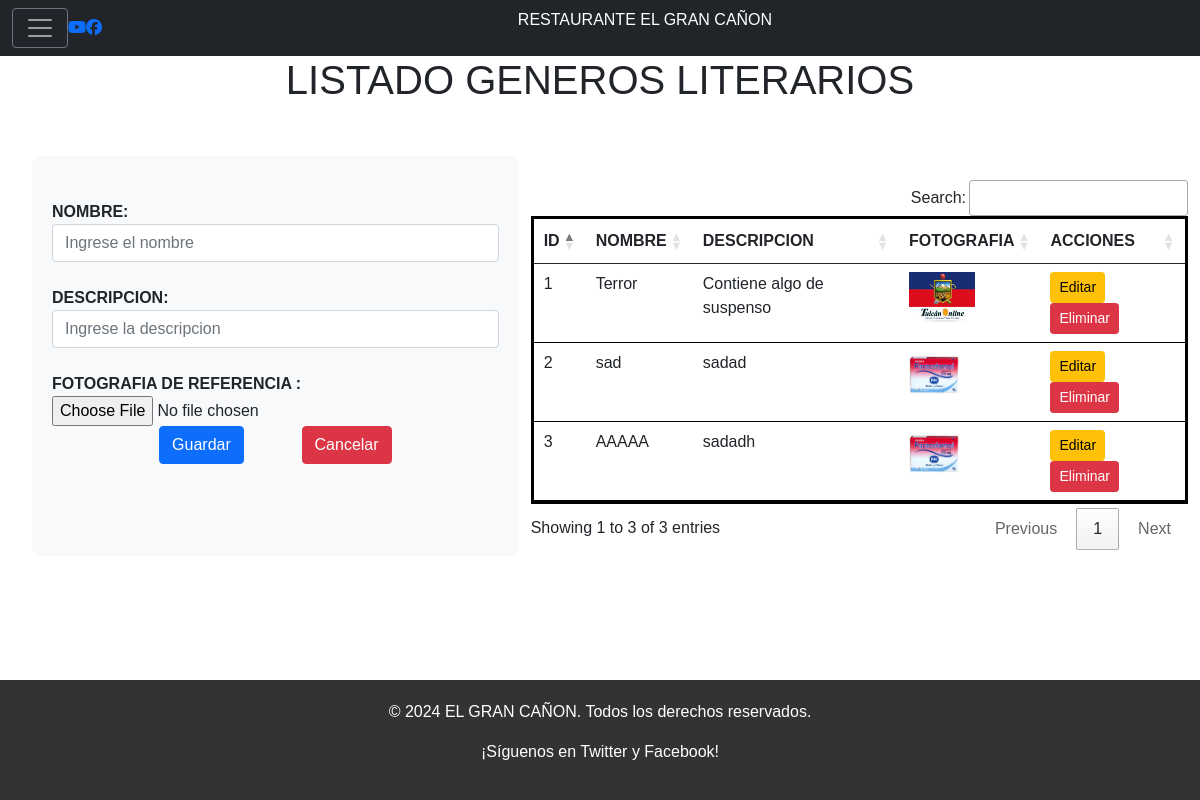
The page / on the database its author committed.
### Aplicaciones/Facturacion/models.py (models this page shows, shortened)
class GeneroLiterario(models.Model):
    id_bg = models.AutoField(primary_key=True)
    nombre_bg = models.CharField(max_length=150)
    descripcion_bg = models.TextField()
    fotografia_referencia = models.FileField(upload_to='genero', null=True, blank=True)

### Aplicaciones/Facturacion/views.py (the view)
# urls.py: path('',views.listadoGeneros),
def listadoGeneros(request):
    generoBdd = GeneroLiterario.objects.all()
    return render(request, 'listadoGeneros.html', {'generos': generoBdd})

### Aplicaciones/Facturacion/templates/listadoGeneros.html (shortened to what this page needs)
{% extends "./plantilla.html"%}
  {% load static %}
  {%block contenido%}
    <h1>LISTADO GENEROS LITERARIOS</h1>
    <br>
    <ul>
        <div class="row">
          <div class="col-md-5" style="overflow-y: auto; max-height: 400px;">
                <form action="guardarGenero/" method="post" enctype="multipart/form-data" id="frm_nuevo_genero">
                    <br>
                    <b>NOMBRE:</b>
                    <input type="text" name="nombre_bg" value="" id="nombre_bg" placeholder="Ingrese el nombre" class="form-control" required>
                    <br>
                    <b>DESCRIPCION:</b>
                    <input type="text" name="descripcion_bg" value="" id="descripcion_bg" placeholder="Ingrese la descripcion" class="form-control" required>
                    <br>
                    <b>FOTOGRAFIA  DE REFERENCIA :</b>
                    <input type="file" name="fotografia_referencia" accept="image/*" id="fotografia_referencia" required>
                    <br>
                    <center>
                        <button type="submit" name="button" class="btn btn-primary">Guardar</button>
                        <button type="submit" name="button" class="btn btn-danger">Cancelar</button>
                    </center>
                </form>
            </div>
            <div class="col-md-7">
        <br>
                <table class="table table-sm" id="tbl_generos">
                    <thead>
                        <tr>
                            <th>ID</th>
                            <th>NOMBRE</th>
                            <th>DESCRIPCION</th>
                            <th>FOTOGRAFIA</th>
                            <th>ACCIONES</th>
                        </tr>
                    </thead>
                    <tbody>
                        {% for genero in generos %}
                            <tr>
                                <td>{{ genero.id_bg }}</td>
                                <td>{{ genero.nombre_bg }}</td>
                                <td>{{ genero.descripcion_bg }}</td>
                                <td>{% if genero.fotografia_referencia %}
                                    <a href="{{genero.fotografia_referencia.url}}" target="_blank">
                                        <img src="{{genero.fotografia_referencia.url}}" alt="" height="50px"></a>
                                    {% else %}
                                    <b>N/A</b>
                                    {% endif %}
                                </td>
                                <td>
                                    <a href="/editarGenero/{{genero.id_bg}}" class="btn btn-warning btn-sm">Editar</a>
                                    <a href="javascript:void(0)"
                                    onclick="eliminarGenero('/eliminarGenero/{{genero.id_bg}}');"class="btn btn-danger btn-sm">Eliminar</a>
                                </td>
                            </tr>
                        {% endfor %}
                    </tbody>
                </table>
            <br>
    </ul>
  {%endblock%}

### Aplicaciones/Facturacion/templates/plantilla.html (shortened to what this page needs)
{% load static %}
<!DOCTYPE html>
<html lang="s" dir="ltr">
  <head>
    <link href="https://cdn.jsdelivr.net/npm/bootstrap@5.0.2/dist/css/bootstrap.min.css" rel="stylesheet">
    <link rel="stylesheet" href="{% static 'css/principal.css' %}">
    <link rel="stylesheet" href="https://cdnjs.cloudflare.com/ajax/libs/izitoast/1.4.0/css/iziToast.css" />
      <link rel="stylesheet" href="//cdn.datatables.net/1.13.7/css/jquery.dataTables.min.css">
  		<link rel="stylesheet" href="https://cdnjs.cloudflare.com/ajax/libs/font-awesome/6.5.1/css/all.min.css" />
  </head>
  <body>
    <nav class="navbar navbar-dark bg-dark">
              <div class="container-fluid">
          <button class="navbar-toggler" type="button" data-bs-toggle="offcanvas" data-bs-target="#navbarNav" aria-controls="navbarNav">
              <span class="navbar-toggler-icon"></span>
          </button>
          <a href="https://www.youtube.com/watch?v=T79Gh1t0SDM" target="_blank" lass="text-white mr-5 fs-5"><i class="fab fa-youtube"></i></a>
          <br>
            <a href="https://www.facebook.com/RestobarElGranCanon?mibextid=ZbWKwL" target="_blank" lass="text-white mr-5 fs-5"><i class="fab fa-facebook"></i></a>
            <p class="text-white text-center font-italic flex-fill">RESTAURANTE EL GRAN CAÑON</p>
  </nav>
    {% block contenido %}
    {% endblock %}
    <footer>
    <div>
        <p>&copy; 2024 EL GRAN CAÑON. Todos los derechos reservados.</p>
        <p>¡Síguenos en <a href="https://twitter.com/TuEmpresa" target="_blank">Twitter</a> y <a href="https://www.facebook.com/TuEmpresa" target="_blank">Facebook</a>!</p>
    </div>
</footer>
  </body>
</html>

### biblioteca_recuperacion_bg/static/css/principal.css (style rules this page uses)
table { border: 3px solid black !important; }
body { margin: 0; padding: 0; font-family: Arial, sans-serif; background: linear-gradient(to right, #dcdcdc, #f8f8f8); background-image: url('https://png.pngtree.com/thumb_back/fh260/background/20210408/pngtree-funny-alphabet-education-colorful-cute-image_603563.jpg'); background-size: cover; background-position: center; background-repeat: no-repeat; }
h1 { text-align: center; }
.row { margin: 20px 0; }
.col-md-5 { background-color: #f8f9fa; padding: 20px; border-radius: 10px; }
footer { position: absolute; bottom: 0; width: 100%; background-color: #333; color: #fff; padding: 20px; text-align: center; }
footer a { color: #fff; text-decoration: none; }
.navbar-dark .navbar-toggler-icon { filter: brightness(0) invert(1); }
.navbar-dark .navbar-toggler { border-color: #6c757d; }

### rows shown on the page
GeneroLiterario: id_bg "1", nombre_bg "Terror", descripcion_bg "Contiene algo de suspenso", fotografia_referencia (picture)
GeneroLiterario: id_bg "2", nombre_bg "sad", descripcion_bg "sadad", fotografia_referencia (picture)
GeneroLiterario: id_bg "3", nombre_bg "AAAAA", descripcion_bg "sadadh", fotografia_referencia (picture)
